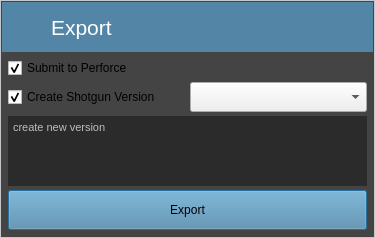
<?xml version="1.0" encoding="UTF-8"?>
<ui version="4.0">
 <class>Dialog</class>
 <widget class="QDialog" name="Dialog">
  <property name="geometry">
   <rect>
    <x>0</x>
    <y>0</y>
    <width>375</width>
    <height>234</height>
   </rect>
  </property>
  <property name="mouseTracking">
   <bool>true</bool>
  </property>
  <property name="windowTitle">
   <string>Playblaster Export</string>
  </property>
  <property name="styleSheet">
   <string notr="true"/>
  </property>
  <layout class="QGridLayout" name="gridLayout_3">
   <property name="margin">
    <number>0</number>
   </property>
   <property name="spacing">
    <number>0</number>
   </property>
   <item row="0" column="0">
    <widget class="QFrame" name="windowMain">
     <property name="styleSheet">
      <string notr="true">QFrame {
    background-color:#444444;
	border-style: solid; 
	border: 1px solid #c5c7ca; 
	border-radius: 0px; 
}
</string>
     </property>
     <property name="frameShape">
      <enum>QFrame::StyledPanel</enum>
     </property>
     <property name="frameShadow">
      <enum>QFrame::Raised</enum>
     </property>
     <layout class="QGridLayout" name="gridLayout_12">
      <property name="margin">
       <number>1</number>
      </property>
      <property name="spacing">
       <number>0</number>
      </property>
      <item row="0" column="0">
       <widget class="QFrame" name="windowHeader">
        <property name="minimumSize">
         <size>
          <width>0</width>
          <height>50</height>
         </size>
        </property>
        <property name="maximumSize">
         <size>
          <width>16777215</width>
          <height>50</height>
         </size>
        </property>
        <property name="styleSheet">
         <string notr="true">QFrame {
    background-color:#5285a6;
    color: #FFFFFF;
	border: 0px; 
}
</string>
        </property>
        <property name="frameShape">
         <enum>QFrame::NoFrame</enum>
        </property>
        <property name="frameShadow">
         <enum>QFrame::Raised</enum>
        </property>
        <property name="lineWidth">
         <number>0</number>
        </property>
        <layout class="QGridLayout">
         <property name="margin">
          <number>5</number>
         </property>
         <property name="spacing">
          <number>4</number>
         </property>
         <item row="0" column="0">
          <widget class="QLabel" name="label_3">
           <property name="minimumSize">
            <size>
             <width>40</width>
             <height>40</height>
            </size>
           </property>
           <property name="maximumSize">
            <size>
             <width>40</width>
             <height>40</height>
            </size>
           </property>
           <property name="text">
            <string/>
           </property>
           <property name="pixmap">
            <pixmap>ico/export.png</pixmap>
           </property>
           <property name="scaledContents">
            <bool>true</bool>
           </property>
          </widget>
         </item>
         <item row="0" column="3">
          <widget class="QPushButton" name="closeBtn">
           <property name="minimumSize">
            <size>
             <width>40</width>
             <height>40</height>
            </size>
           </property>
           <property name="maximumSize">
            <size>
             <width>40</width>
             <height>40</height>
            </size>
           </property>
           <property name="styleSheet">
            <string notr="true">QPushButton {
    background-color:#5285a6;
	border: 0px;
	border-radius: 20px; 
}
QPushButton::pressed {
    background-color:#3077a6;

}</string>
           </property>
           <property name="text">
            <string/>
           </property>
           <property name="icon">
            <iconset>
             <normaloff>ico/close.png</normaloff>ico/close.png</iconset>
           </property>
           <property name="iconSize">
            <size>
             <width>40</width>
             <height>40</height>
            </size>
           </property>
           <property name="autoDefault">
            <bool>false</bool>
           </property>
           <property name="flat">
            <bool>true</bool>
           </property>
          </widget>
         </item>
         <item row="0" column="1" colspan="2">
          <widget class="QLabel" name="label_2">
           <property name="font">
            <font>
             <pointsize>16</pointsize>
            </font>
           </property>
           <property name="text">
            <string>Export</string>
           </property>
          </widget>
         </item>
        </layout>
       </widget>
      </item>
      <item row="1" column="0">
       <widget class="QFrame" name="windowContent">
        <property name="styleSheet">
         <string notr="true">QFrame {
    background-color:#444444;
	border: 0px; 
	border-radius: 0px; 
}
</string>
        </property>
        <property name="frameShape">
         <enum>QFrame::NoFrame</enum>
        </property>
        <property name="frameShadow">
         <enum>QFrame::Raised</enum>
        </property>
        <layout class="QGridLayout" name="gridLayout">
         <property name="margin">
          <number>6</number>
         </property>
         <property name="spacing">
          <number>4</number>
         </property>
         <item row="2" column="0" colspan="2">
          <widget class="QTextEdit" name="commentText">
           <property name="styleSheet">
            <string notr="true">QTextEdit {
	border: 1px solid #2b2b2b;
	border-radius: 0px; 
	background:#2b2b2b;
	color: #bdbdbd; 
}
</string>
           </property>
           <property name="html">
            <string>&lt;!DOCTYPE HTML PUBLIC &quot;-//W3C//DTD HTML 4.0//EN&quot; &quot;http://www.w3.org/TR/REC-html40/strict.dtd&quot;&gt;
&lt;html&gt;&lt;head&gt;&lt;meta name=&quot;qrichtext&quot; content=&quot;1&quot; /&gt;&lt;style type=&quot;text/css&quot;&gt;
p, li { white-space: pre-wrap; }
&lt;/style&gt;&lt;/head&gt;&lt;body style=&quot; font-family:'MS Shell Dlg 2'; font-size:8.25pt; font-weight:400; font-style:normal;&quot;&gt;
&lt;p style=&quot; margin-top:0px; margin-bottom:0px; margin-left:0px; margin-right:0px; -qt-block-indent:0; text-indent:0px;&quot;&gt;&lt;span style=&quot; font-size:8pt;&quot;&gt;create new version&lt;/span&gt;&lt;/p&gt;&lt;/body&gt;&lt;/html&gt;</string>
           </property>
          </widget>
         </item>
         <item row="1" column="1">
          <widget class="QComboBox" name="shotgunTaskCombo">
           <property name="minimumSize">
            <size>
             <width>0</width>
             <height>30</height>
            </size>
           </property>
           <property name="maximumSize">
            <size>
             <width>16777215</width>
             <height>30</height>
            </size>
           </property>
          </widget>
         </item>
         <item row="3" column="0" colspan="2">
          <widget class="QPushButton" name="saveButton">
           <property name="minimumSize">
            <size>
             <width>0</width>
             <height>40</height>
            </size>
           </property>
           <property name="maximumSize">
            <size>
             <width>16777215</width>
             <height>40</height>
            </size>
           </property>
           <property name="styleSheet">
            <string notr="true">QPushButton {
    background-color:#5285a6;
}
</string>
           </property>
           <property name="text">
            <string>Export</string>
           </property>
           <property name="icon">
            <iconset>
             <normaloff>ico/done.png</normaloff>ico/done.png</iconset>
           </property>
           <property name="iconSize">
            <size>
             <width>36</width>
             <height>36</height>
            </size>
           </property>
           <property name="autoDefault">
            <bool>false</bool>
           </property>
           <property name="default">
            <bool>true</bool>
           </property>
          </widget>
         </item>
         <item row="1" column="0">
          <widget class="QCheckBox" name="shotgunCheck">
           <property name="text">
            <string>Create Shotgun Version</string>
           </property>
           <property name="checked">
            <bool>true</bool>
           </property>
          </widget>
         </item>
         <item row="0" column="0">
          <widget class="QCheckBox" name="perforceCheck">
           <property name="text">
            <string>Submit to Perforce</string>
           </property>
           <property name="checked">
            <bool>true</bool>
           </property>
          </widget>
         </item>
        </layout>
       </widget>
      </item>
     </layout>
    </widget>
   </item>
  </layout>
 </widget>
 <tabstops>
  <tabstop>closeBtn</tabstop>
 </tabstops>
 <resources/>
 <connections>
  <connection>
   <sender>closeBtn</sender>
   <signal>released()</signal>
   <receiver>Dialog</receiver>
   <slot>accept()</slot>
   <hints>
    <hint type="sourcelabel">
     <x>590</x>
     <y>28</y>
    </hint>
    <hint type="destinationlabel">
     <x>309</x>
     <y>249</y>
    </hint>
   </hints>
  </connection>
 </connections>
</ui>
